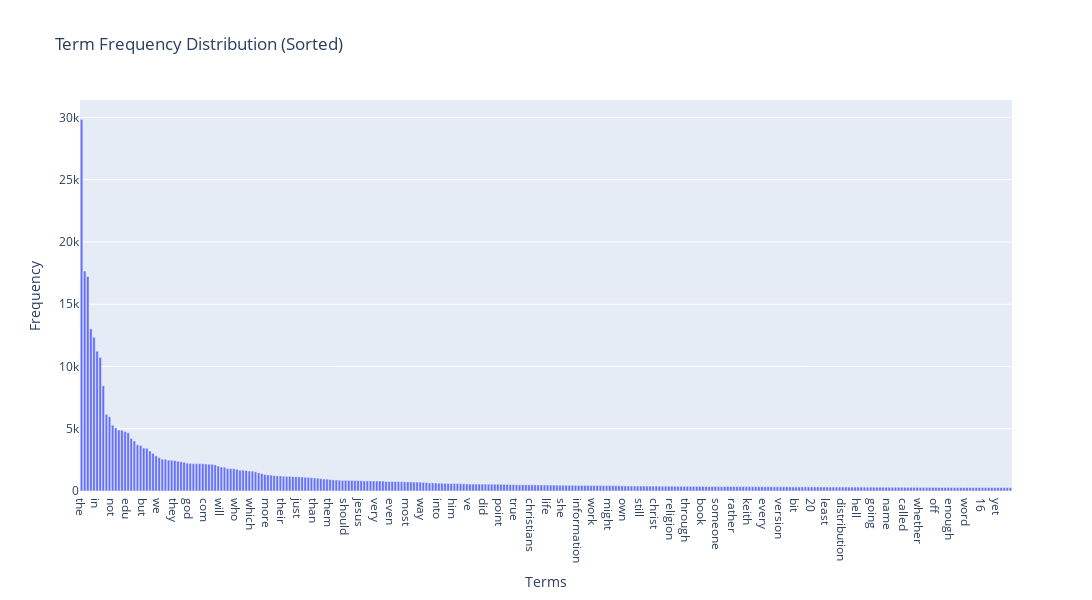

Notebook cell for this chart:
### Markdown cell above
### >>> **Exercise 14 (take home):** 
Additionally, you can attempt to sort the terms on the `x-axis` by frequency instead of in alphabetical order. This way the visualization is more meaninfgul and you will be able to observe the so called [long tail](https://en.wikipedia.org/wiki/Long_tail) (get familiar with this term since it will appear a lot in data mining and other statistics courses). see picture below

![alt txt](https://upload.wikimedia.org/wikipedia/commons/thumb/8/8a/Long_tail.svg/1000px-Long_tail.svg.png)

### Code cell
# Answer here
sorted_idx = np.argsort(term_frequencies)[::-1]
sample_size = 300

fig = go.Figure(data=[go.Bar(x=count_vect.get_feature_names_out()[sorted_idx[:sample_size]], 
                             y=term_frequencies[sorted_idx[:sample_size]])])
fig.update_layout(title='Term Frequency Distribution (Sorted)',
                  xaxis_title='Terms',
                  yaxis_title='Frequency',
                  height=600,
                  width=2400)
fig.show()

### Figure 1 — Plotly figure (JSON) as saved in the notebook; plotly's stock layout.template omitted (floating-point values rounded to 4 significant figures; data arrays with more than 128 entries replaced by an {"elided": "..."} marker saying what was removed)
{"data": [{"type": "bar", "x": {"elided": "300 str values"}, "y": {"elided": "300 int values"}}], "layout": {"height": 600, "title": {"text": "Term Frequency Distribution (Sorted)"}, "width": 2400, "xaxis": {"title": {"text": "Terms"}}, "yaxis": {"title": {"text": "Frequency"}}}}
